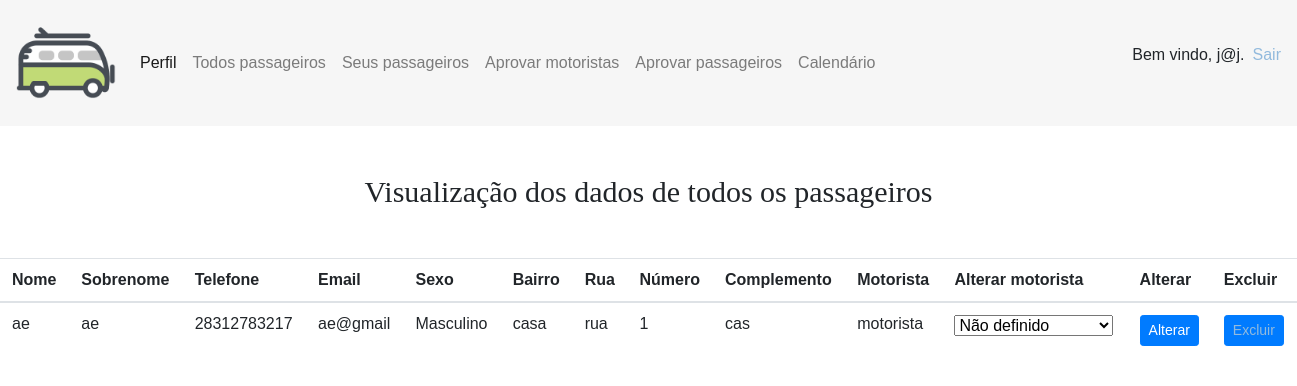
Before: /paginas/passageiro_pelomot.php (signed in) with the older database file.
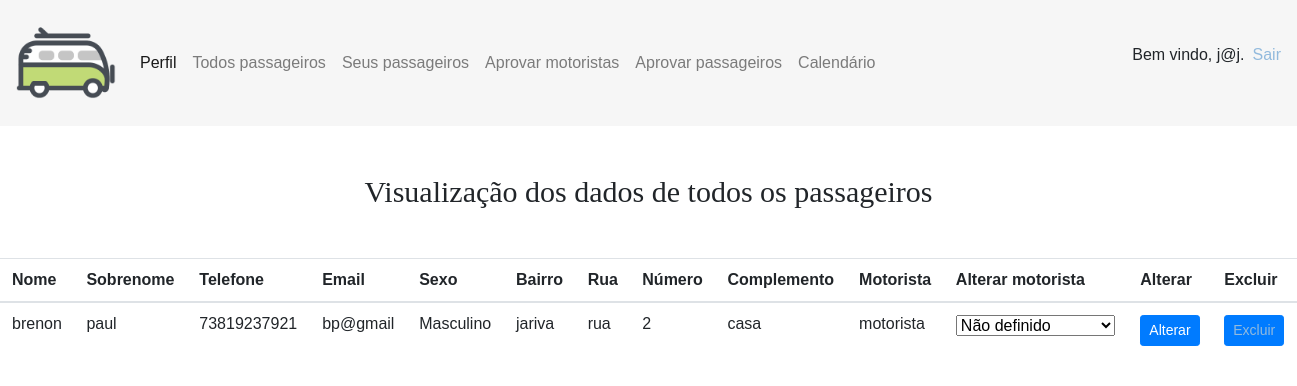
After: the same page with the newer database file.
### tables this page shows
CREATE TABLE `usuarios` (
  `id_usuario` int(8) NOT NULL,
  `tipuser_tip_user` int(1) DEFAULT NULL,
  `cpf` bigint(12) NOT NULL,
  `rg` int(7) NOT NULL,
  `email` varchar(40) NOT NULL,
  `nome` varchar(40) NOT NULL,
  `sobrenome` varchar(15) NOT NULL,
  `sexo` varchar(11) NOT NULL,
  `telefone` bigint(20) NOT NULL,
  `senha` longtext NOT NULL,
  `aprovado` int(1) UNSIGNED NOT NULL DEFAULT 0
);

CREATE TABLE `enderecos` (
  `id_end_passageiro` int(5) NOT NULL,
  `id_passageiro_id` int(5) DEFAULT NULL,
  `cep` int(8) NOT NULL,
  `rua` varchar(50) NOT NULL,
  `numero` bigint(6) NOT NULL,
  `bairro` varchar(20) NOT NULL,
  `estado` varchar(20) NOT NULL,
  `cidade` varchar(50) NOT NULL,
  `complemento` varchar(40) NOT NULL
);

### paginas/passageiro_pelomot.php (the view, shortened to what this page needs)
<?php
require("cabecalho.php");
$consulta = $conexao->query("SELECT
id_usuario, nome, sobrenome, telefone, email, sexo, bairro, rua, numero, complemento, id_passageiro, id_motorista_id
from usuarios, passageiros, enderecos
where id_usuario = id_usuario_id and id_passageiro = id_passageiro_id") or die ($conexao->error);
?>
<html lang="en">
<head></head>
<h3 class="register-heading my-5 mx-auto" style="font-family: 'CustomFont'; font-weight:normal; font-style:normal; font-size: 30PX; text-align: center;">Visualização dos dados de todos os passageiros</h3>
<table class="table">
<thead>
    <tr>
      <th scope="col" >Nome</th>
      <th scope="col">Sobrenome</th>
      <th scope="col">Telefone</th>
      <th scope="col">Email</th>
      <th scope="col">Sexo</th>
      <th scope="col">Bairro</th>
      <th scope="col">Rua</th>
      <th scope="col">Número</th>
      <th scope="col">Complemento</th>
      <th scope="col">Motorista</th>
      <th scope="col">Alterar motorista</th>
      <th scope="col">Alterar</th>
      <th scope="col">Excluir</th>
    </tr>
  </thead>
   <?php while($dado = $consulta->fetch_array()){ ?>
  <tbody>
    <td><?php echo $dado["nome"]; ?> </td>
    <td><?php echo $dado["sobrenome"]; ?> </td>
    <td><?php echo $dado["telefone"]; ?> </td>
    <td><?php echo $dado["email"]; ?> </td>
    <td><?php echo $dado["sexo"]; ?> </td>
    <td><?php echo $dado["bairro"]; ?> </td>
    <td><?php echo $dado["rua"]; ?> </td>
    <td><?php echo $dado["numero"]; ?> </td>
    <td><?php echo $dado["complemento"]; ?> </td>
    <td><?php
    $idmot = $dado["id_motorista_id"];
    $descobrir_nome = $conexao->query("SELECT nome, sobrenome FROM usuarios, motoristas WHERE id_usuario = user_iduser and id_motorista = '$idmot'");
    while($info = $descobrir_nome->fetch_array()){
      $nomemotorista = $info['nome'];
    }
    if(isset($nomemotorista)){
      echo $nomemotorista;
    }else{
      echo "Não registrado";
    }
    ?>
    </td>
    <form method="GET">
      <td>
        <select name="novomotorista">
        <option value="0">Não definido</option>
        </select>
      </td>
      <td> <button type="submit" class="btn btn-primary btn-sm" name="alterar">Alterar</button></td>
    </form>
    <td> <button type="submit" class="btn btn-primary btn-sm"><a href="../funcoes/use_excluir.php?codigo=<?php echo $dado["id_passageiro"]; ?>">Excluir</a></button></td>
  </tbody>
  <?php }?>
</table>

### paginas/head.php (shortened to what this page needs)
<html lang="en">
<head>
    <link rel="stylesheet" href="../bootstrap/css/bootstrap.min.css">
    <link rel="stylesheet" type="text/css" href="../css/estilo.css">
</head>
<body>

### paginas/cabecalho.php (shortened to what this page needs)
<?php
include("../funcoes/Conexao.php");
require("head.php");
if(isset($_SESSION['id'])){
$id_usuario = $_SESSION['id'];
$query = "select senha, cnh from usuarios, motoristas where id_usuario = '$id_usuario'and id_usuario = user_iduser";
$result = mysqli_query($conexao, $query);
$rows = [];
$linha = mysqli_fetch_assoc($result);
$rows[] = $linha;
$cnh = $rows[0]['cnh'];
}
?>
<body>
<header>
    <nav class="navbar navbar-expand-lg navbar-light" style="background-color: #f6f6f6">
        <a class="navbar-brand" href="#"><img src="../img/logo.png" id="icon" alt="Icon" class="logo" style="width: 100px; height: 100px;"></a>
        <div class="collapse navbar-collapse" id="navbarSupportedContent">
            <ul class="navbar-nav mr-auto">
<?php
if(isset($cnh)){
    echo '
<li class="nav-item">
<a class="nav-link active" href="perfil.php">Perfil</a>
</li>
<li class="nav-item">
    <a class="nav-link " href="passageiro_pelomot.php">Todos passageiros</a>
</li>
<li class="nav-item">
    <a class="nav-link " href="van_passageiro.php">Seus passageiros</a>
</li>
<li class="nav-item">
    <a class="nav-link " href="aprovar_motoristas.php">Aprovar motoristas</a>
</li>
<li class="nav-item">
    <a class="nav-link " href="aprovar_passageiros.php">Aprovar passageiros</a>
</li>
<li class="nav-item">
    <a class="nav-link " href="ver_passageiros.php">Calendário</a>
</li>
    ';
}
?>
</ul>
<?php
if (isset($_SESSION['email'])) {
echo '<nav>
    <p>Bem vindo, '.$_SESSION['email']. '.</p>
    </nav>';
    ?>
    <a href="../funcoes/Logout.php" class="mb-3 ml-2" >Sair</a>
    <?php
}else{
    echo '<a style="float:right" href="../index.php">Faça o login</a>';
}
?>
</header>

### css/estilo.css (style rules this page uses)
body { font-family: "Poppins", sans-serif; height: 100vh; }
a { color: #92badd; display:inline-block; text-decoration: none; font-weight: 400; }
.logo { width:130px; height: 130px; }

Changed rows visible on the page:
removed usuarios: nome "ae", sobrenome "ae", telefone "28312783217", email "ae@gmail", sexo "Masculino", enderecos.bairro "casa", enderecos.rua "rua", enderecos.numero "1", enderecos.complemento "cas", nomemotorista "motorista"
added usuarios: nome "brenon", sobrenome "paul", telefone "73819237921", email "bp@gmail", sexo "Masculino", enderecos.bairro "jariva", enderecos.rua "rua", enderecos.numero "2", enderecos.complemento "casa", nomemotorista "motorista"
